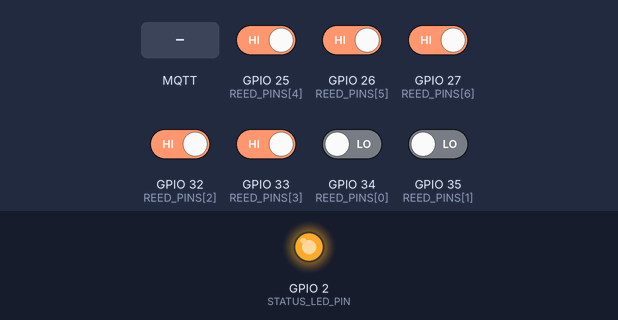
Recording of a program running on a simulated ESP32. On the bench: output pins drawn as LEDs (lit = HIGH). The test bench sets the inputs (shaded band); at power-on: GPIO 25 (REED_PINS[4]), GPIO 26 (REED_PINS[5]), GPIO 27 (REED_PINS[6]), GPIO 32 (REED_PINS[2]), GPIO 33 (REED_PINS[3]) HIGH, GPIO 34 (REED_PINS[0]), GPIO 35 (REED_PINS[1]) LOW. WiFi joins after 1.5 s; servers stay silent unless stated; a WiFi scan finds three made-up networks; no MQTT or app messages arrive unless stated; what the program prints to the serial monitor is not drawn.

Above: at 4.2 s.
4.3 s: GPIO 25 (REED_PINS[4]) driven LOW
6.0 s: MQTT message "true" arrives on the first subscribed topic
7.5 s: GPIO 26 (REED_PINS[5]) driven LOW
10.5 s: MQTT message "true" arrives on the second subscribed topic
12.0 s: MQTT message "1" arrives on the second subscribed topic
At 12.6 s:
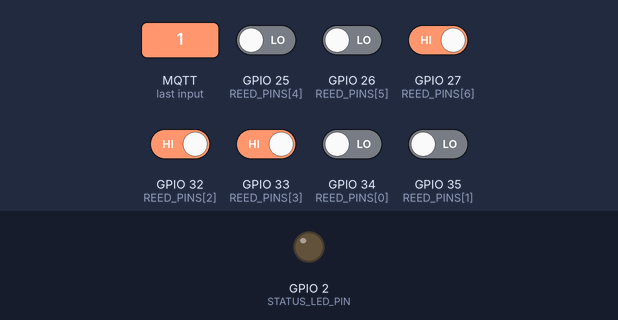
13.5 s: GPIO 27 (REED_PINS[6]) driven LOW
Timing chart, 0 to 16.5 s (numbered marks = the images above; inputs shaded):
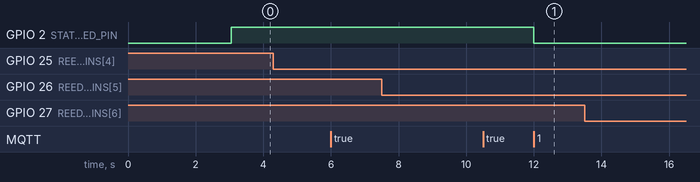

The program:

main.cpp
```cpp
#include <Arduino.h>
#include <WiFi.h>
#include <PubSubClient.h>
#include <cstring>

#include "project_config.h"

struct ReedState {
  bool stableOpen;
  bool lastReadOpen;
  unsigned long lastBounceAt;
};

WiFiClient wifiClient;
PubSubClient mqttClient(wifiClient);
ReedState reedStates[COMPARTMENT_COUNT];

unsigned long lastHeartbeatAt = 0;
unsigned long lastWifiAttemptAt = 0;
unsigned long lastMqttAttemptAt = 0;
unsigned long lastRawPinLogAt = 0;
unsigned long sequenceNumber = 0;
bool monitoringEnabled = true;
wl_status_t lastReportedWifiStatus = WL_IDLE_STATUS;

void setupPins();
void setupWifi();
void ensureWifi();
void ensureMqtt();
void publishAvailability(const char* status);
void publishCompartmentState(size_t index, bool retained);
void publishSummary(bool retained);
void publishHeartbeat();
void publishAllStates();
void updateStatusLed();
void handleCommands(char* topic, byte* payload, unsigned int length);
bool readOpenFromPin(uint8_t pin);
bool anyCompartmentOpen();
size_t countOpenCompartments();
void buildClientId(char* buffer, size_t bufferSize);
void logCompartmentState(size_t index);
void logStartupPins();
void logRawPinStates();
const char* wifiStatusToString(wl_status_t status);
void logWifiStatusIfChanged();
void scanAndLogNetworks();
const char* mqttStateToString(int state);
bool testBrokerTcpConnection();

void setup() {
  Serial.begin(115200);
  delay(1000);
  Serial.println();
  Serial.println("Iniciando monitor MQTT de 7 compartimentos...");
  setupPins();
  setupWifi();

  mqttClient.setServer(MQTT_HOST, MQTT_PORT);
  mqttClient.setCallback(handleCommands);
  mqttClient.setBufferSize(MQTT_BUFFER_SIZE);
  mqttClient.setKeepAlive(30);
  logStartupPins();
  lastReportedWifiStatus = WiFi.status();
}

void loop() {
  ensureWifi();
  ensureMqtt();
  logWifiStatusIfChanged();

  if (mqttClient.connected()) {
    mqttClient.loop();
  }

  unsigned long now = millis();
  for (size_t index = 0; index < COMPARTMENT_COUNT; ++index) {
    bool currentOpen = readOpenFromPin(REED_PINS[index]);
    if (currentOpen != reedStates[index].lastReadOpen) {
      reedStates[index].lastReadOpen = currentOpen;
      reedStates[index].lastBounceAt = now;
    }

    if ((now - reedStates[index].lastBounceAt) >= DEBOUNCE_MS &&
        currentOpen != reedStates[index].stableOpen) {
      reedStates[index].stableOpen = currentOpen;
      sequenceNumber++;
      publishCompartmentState(index, false);
      publishSummary(false);
      updateStatusLed();
    }
  }

  if (mqttClient.connected() && (now - lastHeartbeatAt) >= HEARTBEAT_INTERVAL_MS) {
    lastHeartbeatAt = now;
    publishHeartbeat();
  }

  if ((now - lastRawPinLogAt) >= HEARTBEAT_INTERVAL_MS) {
    lastRawPinLogAt = now;
    logRawPinStates();
  }

  updateStatusLed();
}

void setupPins() {
  pinMode(STATUS_LED_PIN, OUTPUT);
  digitalWrite(STATUS_LED_PIN, LOW);

  for (size_t index = 0; index < COMPARTMENT_COUNT; ++index) {
    if (REQUIRES_EXTERNAL_PULLUP[index]) {
      pinMode(REED_PINS[index], INPUT);
    } else {
      pinMode(REED_PINS[index], INPUT_PULLUP);
    }

    bool currentOpen = readOpenFromPin(REED_PINS[index]);
    reedStates[index].stableOpen = currentOpen;
    reedStates[index].lastReadOpen = currentOpen;
    reedStates[index].lastBounceAt = 0;
  }
}

void setupWifi() {
  WiFi.mode(WIFI_STA);
  WiFi.setSleep(false);
  Serial.printf("Conectando a WiFi SSID: %s\n", WIFI_SSID);
  scanAndLogNetworks();
  WiFi.begin(WIFI_SSID, WIFI_PASSWORD);
}

void ensureWifi() {
  if (WiFi.status() == WL_CONNECTED) {
    return;
  }

  unsigned long now = millis();
  if ((now - lastWifiAttemptAt) < WIFI_RETRY_INTERVAL_MS) {
    return;
  }

  lastWifiAttemptAt = now;
  Serial.printf(
    "Reconectando WiFi... estado actual=%d (%s)\n",
    static_cast<int>(WiFi.status()),
    wifiStatusToString(WiFi.status())
  );
  scanAndLogNetworks();
  WiFi.disconnect();
  delay(250);
  WiFi.begin(WIFI_SSID, WIFI_PASSWORD);
}

void ensureMqtt() {
  if (WiFi.status() != WL_CONNECTED || mqttClient.connected()) {
    return;
  }

  unsigned long now = millis();
  if ((now - lastMqttAttemptAt) < MQTT_RETRY_INTERVAL_MS) {
    return;
  }

  lastMqttAttemptAt = now;

  bool tcpReachable = testBrokerTcpConnection();
  if (!tcpReachable) {
    Serial.printf("TCP al broker %s:%u fallo antes de MQTT.\n", MQTT_HOST, MQTT_PORT);
    return;
  }

  char clientId[32];
  buildClientId(clientId, sizeof(clientId));

  bool connected;
  if (strlen(MQTT_USERNAME) > 0) {
    connected = mqttClient.connect(clientId, MQTT_USERNAME, MQTT_PASSWORD);
  } else {
    connected = mqttClient.connect(clientId);
  }

  if (!connected) {
    Serial.printf(
      "Fallo MQTT, estado=%d (%s). Broker=%s Puerto=%u\n",
      mqttClient.state(),
      mqttStateToString(mqttClient.state()),
      MQTT_HOST,
      MQTT_PORT
    );
    return;
  }

  Serial.printf("MQTT conectado a %s:%u\n", MQTT_HOST, MQTT_PORT);
  mqttClient.subscribe((String(MQTT_TOPIC_ROOT) + "/command/request-sync").c_str(), 1);
  mqttClient.subscribe((String(MQTT_TOPIC_ROOT) + "/command/set-monitoring").c_str(), 1);
  publishAvailability("online");
  publishAllStates();
  publishSummary(true);
  publishHeartbeat();
}

void publishAvailability(const char* status) {
  char payload[192];
  snprintf(
    payload,
    sizeof(payload),
    "{\"device_id\":\"%s\",\"status\":\"%s\",\"ip\":\"%s\"}",
    DEVICE_ID,
    status,
    WiFi.localIP().toString().c_str()
  );
  bool ok = mqttClient.publish((String(MQTT_TOPIC_ROOT) + "/publisher/status").c_str(), payload, true);
  Serial.printf("publisher/status => %s\n", ok ? "OK" : "ERROR");
}

void publishCompartmentState(size_t index, bool retained) {
  if (!mqttClient.connected()) {
    return;
  }

  String topic = String(MQTT_TOPIC_ROOT) + "/sensor/compartment/" + String(index + 1);

  char payload[256];
  snprintf(
    payload,
    sizeof(payload),
    "{\"device_id\":\"%s\",\"sequence\":%lu,\"timestamp\":%lu,\"compartment_id\":%u,\"open\":%s}",
    DEVICE_ID,
    sequenceNumber,
    millis(),
    static_cast<unsigned>(index + 1),
    reedStates[index].stableOpen ? "true" : "false"
  );

  bool ok = mqttClient.publish(topic.c_str(), payload, retained);
  Serial.printf("%s => %s\n", topic.c_str(), ok ? "OK" : "ERROR");
  logCompartmentState(index);
}

void publishSummary(bool retained) {
  if (!mqttClient.connected()) {
    return;
  }

  char compartments[512];
  compartments[0] = '\0';

  for (size_t index = 0; index < COMPARTMENT_COUNT; ++index) {
    char fragment[64];
    snprintf(
      fragment,
      sizeof(fragment),
      "%s{\"compartment_id\":%u,\"open\":%s}",
      index == 0 ? "" : ",",
      static_cast<unsigned>(index + 1),
      reedStates[index].stableOpen ? "true" : "false"
    );
    strncat(compartments, fragment, sizeof(compartments) - strlen(compartments) - 1);
  }

  char payload[768];
  snprintf(
    payload,
    sizeof(payload),
    "{\"device_id\":\"%s\",\"sequence\":%lu,\"timestamp\":%lu,\"open_count\":%u,\"monitoring_enabled\":%s,\"compartments\":[%s]}",
    DEVICE_ID,
    sequenceNumber,
    millis(),
    static_cast<unsigned>(countOpenCompartments()),
    monitoringEnabled ? "true" : "false",
    compartments
  );

  bool ok = mqttClient.publish((String(MQTT_TOPIC_ROOT) + "/sensor/summary").c_str(), payload, retained);
  Serial.printf("sensor/summary (%u bytes) => %s\n", static_cast<unsigned>(strlen(payload)), ok ? "OK" : "ERROR");
}

void publishHeartbeat() {
  if (!mqttClient.connected()) {
    return;
  }

  char payload[224];
  snprintf(
    payload,
    sizeof(payload),
    "{\"device_id\":\"%s\",\"timestamp\":%lu,\"rssi\":%d,\"uptime_ms\":%lu,\"open_count\":%u}",
    DEVICE_ID,
    millis(),
    WiFi.RSSI(),
    millis(),
    static_cast<unsigned>(countOpenCompartments())
  );
  bool ok = mqttClient.publish((String(MQTT_TOPIC_ROOT) + "/sensor/heartbeat").c_str(), payload, false);
  Serial.printf("sensor/heartbeat => %s\n", ok ? "OK" : "ERROR");
}

void publishAllStates() {
  for (size_t index = 0; index < COMPARTMENT_COUNT; ++index) {
    publishCompartmentState(index, true);
  }
}

void updateStatusLed() {
  bool ledOn = monitoringEnabled && anyCompartmentOpen();
  digitalWrite(STATUS_LED_PIN, ledOn ? HIGH : LOW);
}

void handleCommands(char* topic, byte* payload, unsigned int length) {
  char message[128];
  unsigned int copyLength = length < sizeof(message) - 1 ? length : sizeof(message) - 1;
  memcpy(message, payload, copyLength);
  message[copyLength] = '\0';

  String syncTopic = String(MQTT_TOPIC_ROOT) + "/command/request-sync";
  String monitoringTopic = String(MQTT_TOPIC_ROOT) + "/command/set-monitoring";

  if (strcmp(topic, syncTopic.c_str()) == 0) {
    Serial.println("Comando recibido: request-sync");
    publishAllStates();
    publishSummary(true);
    publishHeartbeat();
    return;
  }

  if (strcmp(topic, monitoringTopic.c_str()) == 0) {
    monitoringEnabled = strstr(message, "true") != nullptr;
    Serial.printf("Comando recibido: monitoring=%s\n", monitoringEnabled ? "true" : "false");
    publishSummary(true);
    updateStatusLed();
  }
}

bool readOpenFromPin(uint8_t pin) {
  bool levelHigh = digitalRead(pin) == HIGH;
  return OPEN_WHEN_HIGH ? levelHigh : !levelHigh;
}

bool anyCompartmentOpen() {
  for (size_t index = 0; index < COMPARTMENT_COUNT; ++index) {
    if (reedStates[index].stableOpen) {
      return true;
    }
  }
  return false;
}

size_t countOpenCompartments() {
  size_t count = 0;
  for (size_t index = 0; index < COMPARTMENT_COUNT; ++index) {
    if (reedStates[index].stableOpen) {
      count++;
    }
  }
  return count;
}

void buildClientId(char* buffer, size_t bufferSize) {
  uint64_t chipId = ESP.getEfuseMac();
  snprintf(buffer, bufferSize, "esp32-%04X", static_cast<unsigned>(chipId & 0xFFFF));
}

void logCompartmentState(size_t index) {
  Serial.printf(
    "Compartimento %u GPIO %u => %s\n",
    static_cast<unsigned>(index + 1),
    static_cast<unsigned>(REED_PINS[index]),
    reedStates[index].stableOpen ? "ABIERTO" : "CERRADO"
  );
}

void logStartupPins() {
  Serial.println("Mapa de pines configurado:");
  for (size_t index = 0; index < COMPARTMENT_COUNT; ++index) {
    Serial.printf(
      "  Compartimento %u -> GPIO %u%s\n",
      static_cast<unsigned>(index + 1),
      static_cast<unsigned>(REED_PINS[index]),
      REQUIRES_EXTERNAL_PULLUP[index] ? " (requiere pull-up externo)" : ""
    );
  }

  logRawPinStates();
}

void logRawPinStates() {
  Serial.print("Lectura cruda GPIO: ");
  for (size_t index = 0; index < COMPARTMENT_COUNT; ++index) {
    int level = digitalRead(REED_PINS[index]);
    Serial.printf(
      "[C%u GPIO%u=%s]%s",
      static_cast<unsigned>(index + 1),
      static_cast<unsigned>(REED_PINS[index]),
      level == HIGH ? "HIGH" : "LOW",
      index + 1 == COMPARTMENT_COUNT ? "\n" : " "
    );
  }
}

const char* wifiStatusToString(wl_status_t status) {
  switch (status) {
    case WL_IDLE_STATUS:
      return "IDLE";
    case WL_NO_SSID_AVAIL:
      return "NO_SSID";
    case WL_SCAN_COMPLETED:
      return "SCAN_COMPLETED";
    case WL_CONNECTED:
      return "CONNECTED";
    case WL_CONNECT_FAILED:
      return "CONNECT_FAILED";
    case WL_CONNECTION_LOST:
      return "CONNECTION_LOST";
    case WL_DISCONNECTED:
      return "DISCONNECTED";
    default:
      return "UNKNOWN";
  }
}

void logWifiStatusIfChanged() {
  wl_status_t currentStatus = WiFi.status();
  if (currentStatus == lastReportedWifiStatus) {
    return;
  }

  lastReportedWifiStatus = currentStatus;
  Serial.printf(
    "WiFi status=%d (%s)\n",
    static_cast<int>(currentStatus),
    wifiStatusToString(currentStatus)
  );

  if (currentStatus == WL_CONNECTED) {
    Serial.printf(
      "WiFi conectado. IP=%s RSSI=%d dBm\n",
      WiFi.localIP().toString().c_str(),
      WiFi.RSSI()
    );
  }
}

void scanAndLogNetworks() {
  Serial.println("Escaneando redes WiFi visibles...");
  int networkCount = WiFi.scanNetworks(false, true);

  if (networkCount <= 0) {
    Serial.println("No se detectaron redes en el escaneo.");
    return;
  }

  bool foundTarget = false;
  for (int index = 0; index < networkCount; ++index) {
    String ssid = WiFi.SSID(index);
    int32_t rssi = WiFi.RSSI(index);
    int32_t channel = WiFi.channel(index);
    wifi_auth_mode_t encryption = WiFi.encryptionType(index);

    Serial.printf(
      "  [%d] SSID='%s' RSSI=%d dBm Canal=%d Cifrado=%d\n",
      index + 1,
      ssid.c_str(),
      rssi,
      channel,
      static_cast<int>(encryption)
    );

    if (ssid == WIFI_SSID) {
      foundTarget = true;
    }
  }

  if (!foundTarget) {
    Serial.printf("La red objetivo '%s' no aparecio en el escaneo.\n", WIFI_SSID);
  }

  WiFi.scanDelete();
}

const char* mqttStateToString(int state) {
  switch (state) {
    case -4:
      return "MQTT_CONNECTION_TIMEOUT";
    case -3:
      return "MQTT_CONNECTION_LOST";
    case -2:
      return "MQTT_CONNECT_FAILED";
    case -1:
      return "MQTT_DISCONNECTED";
    case 0:
      return "MQTT_CONNECTED";
    case 1:
      return "MQTT_CONNECT_BAD_PROTOCOL";
    case 2:
      return "MQTT_CONNECT_BAD_CLIENT_ID";
    case 3:
      return "MQTT_CONNECT_UNAVAILABLE";
    case 4:
      return "MQTT_CONNECT_BAD_CREDENTIALS";
    case 5:
      return "MQTT_CONNECT_UNAUTHORIZED";
    default:
      return "MQTT_UNKNOWN";
  }
}

bool testBrokerTcpConnection() {
  WiFiClient probeClient;
  Serial.printf("Probando TCP a %s:%u...\n", MQTT_HOST, MQTT_PORT);
  bool connected = probeClient.connect(MQTT_HOST, MQTT_PORT);
  if (connected) {
    Serial.println("TCP conectado correctamente al broker.");
    probeClient.stop();
    return true;
  }

  Serial.println("TCP no pudo abrir socket con el broker.");
  probeClient.stop();
  return false;
}
```

project_config.h
```cpp
#pragma once

#include <Arduino.h>

// Red WiFi del laboratorio
static const char* WIFI_SSID = "INFINITUM74E0";
static const char* WIFI_PASSWORD = "nsYJYDDS87";

// IP actual de la BeagleBone Black en la red local
static const char* MQTT_HOST = "192.168.1.85";
static const uint16_t MQTT_PORT = 1883;
static const char* MQTT_USERNAME = "";
static const char* MQTT_PASSWORD = "";

static const char* MQTT_TOPIC_ROOT = "escom/iot/equipo7/reed-monitor";
static const char* DEVICE_ID = "reed-monitor-esp32";

constexpr size_t COMPARTMENT_COUNT = 7;
constexpr uint8_t REED_PINS[COMPARTMENT_COUNT] = {34, 35, 32, 33, 25, 26, 27};
constexpr bool REQUIRES_EXTERNAL_PULLUP[COMPARTMENT_COUNT] = {true, true, false, false, false, false, false};

constexpr uint8_t STATUS_LED_PIN = 2;
constexpr bool OPEN_WHEN_HIGH = true;
constexpr uint16_t MQTT_BUFFER_SIZE = 1024;
constexpr unsigned long DEBOUNCE_MS = 60;
constexpr unsigned long HEARTBEAT_INTERVAL_MS = 5000;
constexpr unsigned long WIFI_RETRY_INTERVAL_MS = 10000;
constexpr unsigned long MQTT_RETRY_INTERVAL_MS = 5000;
```

Measured:
- after the input at 4.3 s, every drawn part: stays the same
- after the input at 6.0 s, every drawn part: stays the same
- after the input at 7.5 s, every drawn part: stays the same
- after the input at 10.5 s, every drawn part: stays the same
- after the input at 12.0 s, GPIO 2 (STATUS_LED_PIN): HIGH → LOW at once
- after the input at 13.5 s, every drawn part: stays the same
